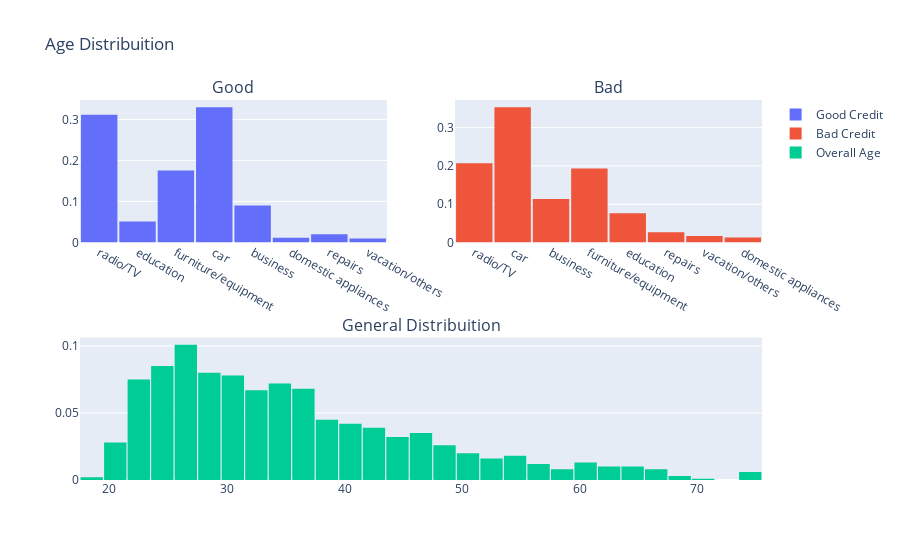

This figure's notebook cell:
### Markdown cell above
Purpose column analysis

### Code cell
df_good = df_credit.loc[df_credit["Risk"] == 'good']['Purpose'].values.tolist()
df_bad = df_credit.loc[df_credit["Risk"] == 'bad']['Purpose'].values.tolist()
df_age = df_credit['Age'].values.tolist()

#First plot
trace0 = go.Histogram(
    x=df_good,
    histnorm='probability',
    name="Good Credit"
)
#Second plot
trace1 = go.Histogram(
    x=df_bad,
    histnorm='probability',
    name="Bad Credit"
)
#Third plot
trace2 = go.Histogram(
    x=df_age,
    histnorm='probability',
    name="Overall Age"
)

#Creating the grid
fig = tls.make_subplots(rows=2, cols=2, specs=[[{}, {}], [{'colspan': 2}, None]],
                          subplot_titles=('Good','Bad', 'General Distribuition'))

#setting the figs
fig.append_trace(trace0, 1, 1)
fig.append_trace(trace1, 1, 2)
fig.append_trace(trace2, 2, 1)

fig['layout'].update(showlegend=True, title='Age Distribuition', bargap=0.05)
py.iplot(fig, filename='custom-sized-subplot-with-subplot-titles')

### Figure 1 — Plotly figure (JSON) as saved in the notebook; plotly's stock layout.template omitted (floating-point values rounded to 4 significant figures; data arrays with more than 128 entries replaced by an {"elided": "..."} marker saying what was removed)
{"data": [{"histnorm": "probability", "name": "Good Credit", "type": "histogram", "x": {"elided": "700 str values"}, "xaxis": "x", "yaxis": "y"}, {"histnorm": "probability", "name": "Bad Credit", "type": "histogram", "x": {"elided": "300 str values"}, "xaxis": "x2", "yaxis": "y2"}, {"histnorm": "probability", "name": "Overall Age", "type": "histogram", "x": {"elided": "1000 int values"}, "xaxis": "x3", "yaxis": "y3"}], "layout": {"annotations": [{"font": {"size": 16}, "showarrow": false, "text": "Good", "x": 0.225, "xanchor": "center", "xref": "paper", "y": 1, "yanchor": "bottom", "yref": "paper"}, {"font": {"size": 16}, "showarrow": false, "text": "Bad", "x": 0.775, "xanchor": "center", "xref": "paper", "y": 1, "yanchor": "bottom", "yref": "paper"}, {"font": {"size": 16}, "showarrow": false, "text": "General Distribuition", "x": 0.5, "xanchor": "center", "xref": "paper", "y": 0.375, "yanchor": "bottom", "yref": "paper"}], "bargap": 0.05, "showlegend": true, "title": {"text": "Age Distribuition"}, "xaxis": {"anchor": "y", "domain": [0, 0.45]}, "xaxis2": {"anchor": "y2", "domain": [0.55, 1]}, "xaxis3": {"anchor": "y3", "domain": [0, 1]}, "yaxis": {"anchor": "x", "domain": [0.625, 1]}, "yaxis2": {"anchor": "x2", "domain": [0.625, 1]}, "yaxis3": {"anchor": "x3", "domain": [0, 0.375]}}}
